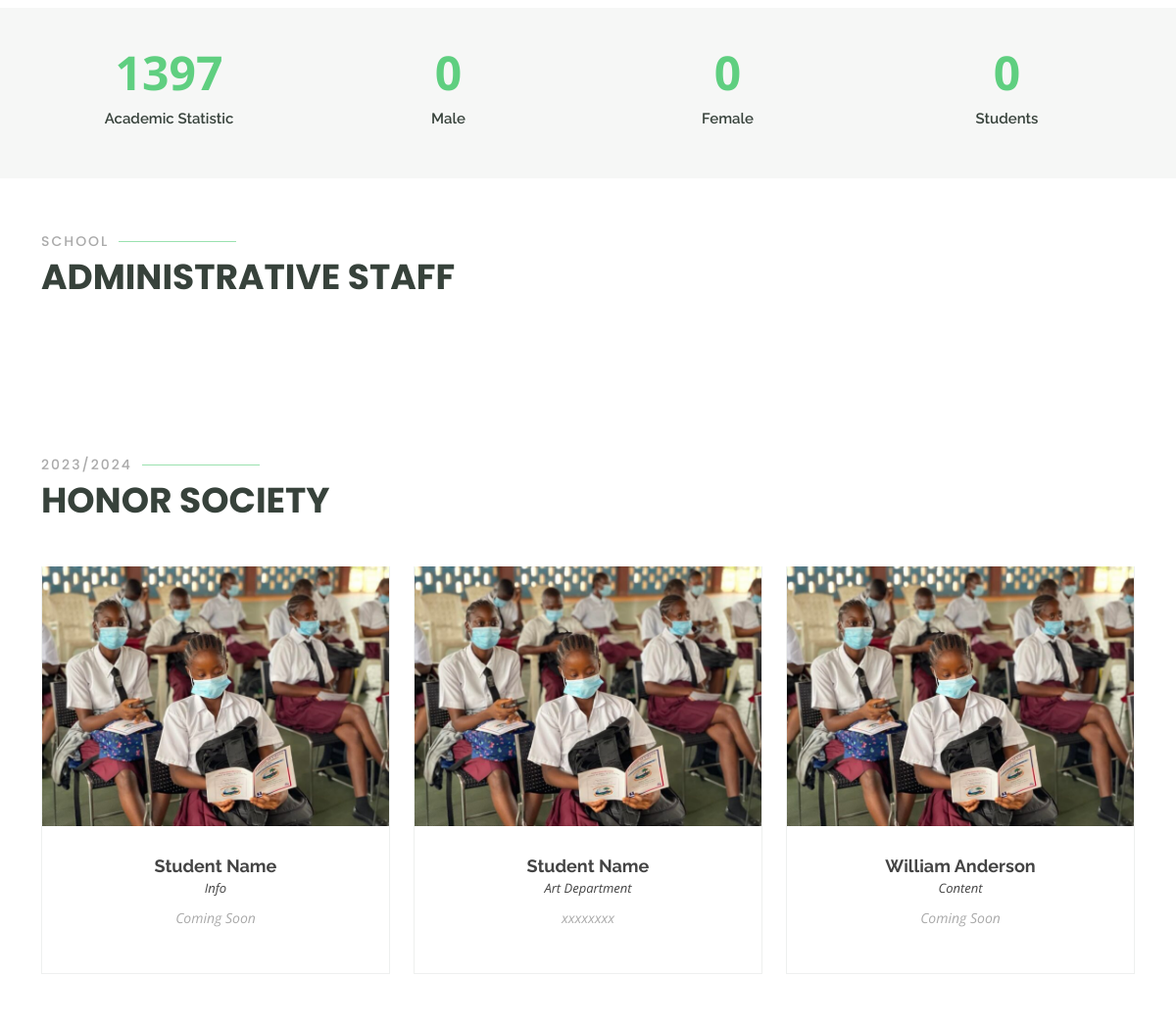
Before: /tubmanhigh_index/ (middle part) with the older database file.
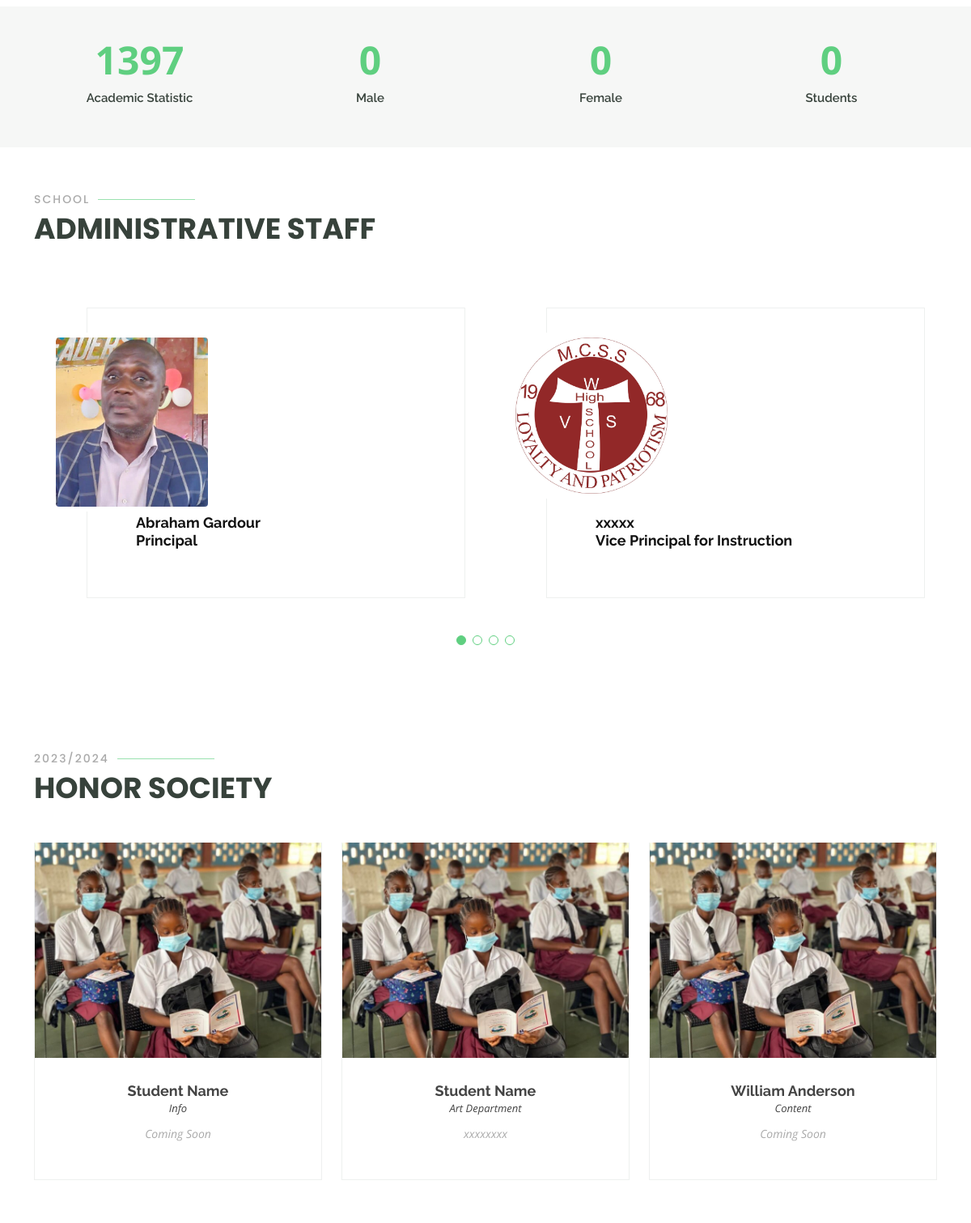
After: the same page with the newer database file.
### blog/models.py (models this page shows, shortened)
class tubmanhigh_admin(models.Model):
    name = models.CharField(max_length=40)
    position = models.CharField(max_length=40)
    image = models.ImageField(upload_to='uploads/', blank=True, null=True)

### core/views.py (the view)
# urls.py: path('tubmanhigh_index/', tubmanhigh_index, name='tubmanhigh_index'),
def tubmanhigh_index(request):
    tubman_admin = tubmanhigh_admin.objects.all()
    return render(request, 'core/Tubmanhigh/index.html',{'tubman_admin': tubman_admin })

### core/templates/core/Tubmanhigh/index.html (shortened to what this page needs)
{% extends 'core/Tubmanhigh/tubmanhighbase.html' %}
{% load static %}
{% block content %}
<main id="main">
  <section id="events" class="events">
  </section>
  <section id="counts" class="counts section-bg">
    <div class="container">
      <div class="row counters">
        <div class="col-lg-3 col-6 text-center">
          <span data-purecounter-start="0" data-purecounter-end="2024" data-purecounter-duration="1" class="purecounter"></span>
          <p>Academic Statistic</p>
        </div>
        <div class="col-lg-3 col-6 text-center">
          <span data-purecounter-start="0" data-purecounter-end="0" data-purecounter-duration="1" class="purecounter"></span>
          <p>Male</p>
        </div>
        <div class="col-lg-3 col-6 text-center">
          <span data-purecounter-start="0" data-purecounter-end="0" data-purecounter-duration="1" class="purecounter"></span>
          <p>Female</p>
        </div>
        <div class="col-lg-3 col-6 text-center">
          <span data-purecounter-start="0" data-purecounter-end="0" data-purecounter-duration="1" class="purecounter"></span>
          <p>Students</p>
        </div>
      </div>
    </div>
  </section>
  <section id="testimonials" class="testimonials">
    <div class="container" data-aos="fade-up">
      <div class="section-title">
        <h2>School</h2>
        <p>Administrative Staff</p>
      </div>
      <div class="testimonials-slider swiper" data-aos="fade-up" data-aos-delay="100">
        <div class="swiper-wrapper">
        {% for staff in tubman_admin %}
          <div class="swiper-slide">
            <div class="testimonial-wrap">
              <div class="testimonial-item">
                {% if staff.image %}
                  <img src="{{ staff.image.url }}" class="testimonial-img" alt="">
                {% endif %}
                <br>
                <br>
                <br>
                <br>
                <br>
                <br>
                <h3>{{staff.name}}<br>{{staff.position}}</h3>
              </div>
            </div>
          </div>
        {% endfor %}
        </div>
        <div class="swiper-pagination"></div>
      </div>
    </div>
  </section>
  <section id="trainers" class="trainers">
    <div class="container" data-aos="fade-up">
      <div class="section-title">
        <h2>2023/2024</h2>
        <p>Honor Society</p>
      </div>
      <div class="row" data-aos="zoom-in" data-aos-delay="100">
        <div class="col-lg-4 col-md-6 d-flex align-items-stretch">
          <div class="member">
            <img src="{% static 'schoolassets/img/Tubman-1.jpg' %}" class="img-fluid" alt="">
            <div class="member-content">
              <h4>Student Name</h4>
              <span>Info</span>
              <p>
                Coming Soon
              </p>
            </div>
          </div>
        </div>
        <div class="col-lg-4 col-md-6 d-flex align-items-stretch">
          <div class="member">
            <img src="{% static 'schoolassets/img/Tubman-1.jpg' %}" class="img-fluid" alt="">
            <div class="member-content">
              <h4>Student Name</h4>
              <span>Art Department</span>
              <p>
                xxxxxxxx
              </p>
            </div>
          </div>
        </div>
        <div class="col-lg-4 col-md-6 d-flex align-items-stretch">
          <div class="member">
            <img src="{% static 'schoolassets/img/Tubman-1.jpg' %}" class="img-fluid" alt="">
            <div class="member-content">
              <h4>William Anderson</h4>
              <span>Content</span>
              <p>
                Coming Soon
              </p>
            </div>
          </div>
        </div>
      </div>
    </div>
  </section>
</main>
{% endblock %}

Changed rows visible on the page:
added tubmanhigh_admin: image (picture), name "Abraham Gardour", position "Principal"
added tubmanhigh_admin: image (picture), name "xxxxx", position "Vice Principal for Instruction"
